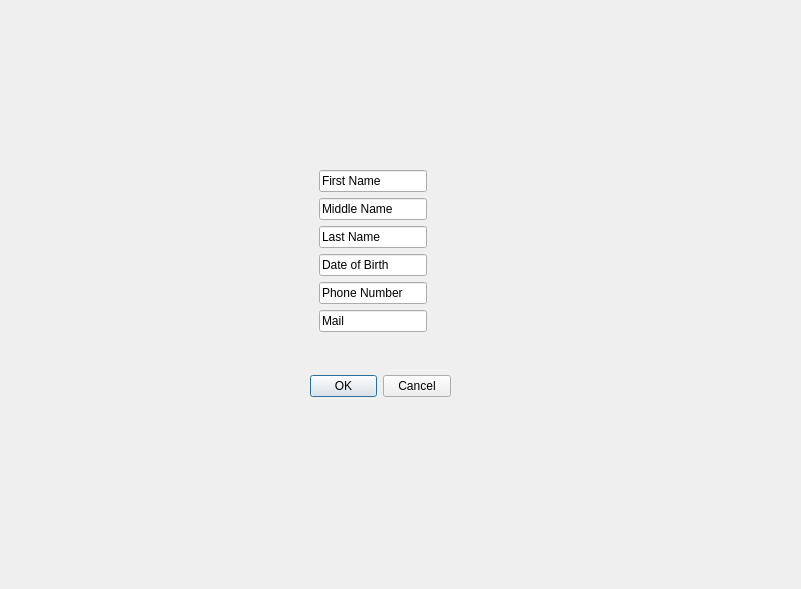
<?xml version="1.0" encoding="UTF-8"?>
<ui version="4.0">
 <class>ContactDialog</class>
 <widget class="QDialog" name="ContactDialog">
  <property name="geometry">
   <rect>
    <x>0</x>
    <y>0</y>
    <width>801</width>
    <height>589</height>
   </rect>
  </property>
  <property name="minimumSize">
   <size>
    <width>801</width>
    <height>589</height>
   </size>
  </property>
  <property name="windowTitle">
   <string>Dialog</string>
  </property>
  <property name="sizeGripEnabled">
   <bool>false</bool>
  </property>
  <widget class="QDialogButtonBox" name="buttonBox">
   <property name="geometry">
    <rect>
     <x>310</x>
     <y>370</y>
     <width>141</width>
     <height>32</height>
    </rect>
   </property>
   <property name="orientation">
    <enum>Qt::Orientation::Horizontal</enum>
   </property>
   <property name="standardButtons">
    <set>QDialogButtonBox::StandardButton::Cancel|QDialogButtonBox::StandardButton::Ok</set>
   </property>
  </widget>
  <widget class="QWidget" name="formLayoutWidget">
   <property name="geometry">
    <rect>
     <x>319</x>
     <y>170</y>
     <width>131</width>
     <height>198</height>
    </rect>
   </property>
   <layout class="QFormLayout" name="formLayout">
    <item row="7" column="0">
     <widget class="QLineEdit" name="lineEditEmail">
      <property name="text">
       <string>Mail</string>
      </property>
     </widget>
    </item>
    <item row="5" column="0">
     <widget class="QLineEdit" name="lineEditDate">
      <property name="text">
       <string>Date of Birth</string>
      </property>
     </widget>
    </item>
    <item row="6" column="0">
     <widget class="QLineEdit" name="lineEditPhoneNumber">
      <property name="text">
       <string>Phone Number</string>
      </property>
     </widget>
    </item>
    <item row="4" column="0">
     <widget class="QLineEdit" name="lineEditLastName">
      <property name="text">
       <string>Last Name</string>
      </property>
     </widget>
    </item>
    <item row="3" column="0">
     <widget class="QLineEdit" name="lineEditMiddleName">
      <property name="text">
       <string>Middle Name</string>
      </property>
     </widget>
    </item>
    <item row="2" column="0">
     <widget class="QLineEdit" name="lineEditFirstName">
      <property name="text">
       <string>First Name</string>
      </property>
     </widget>
    </item>
   </layout>
  </widget>
 </widget>
 <resources/>
 <connections>
  <connection>
   <sender>buttonBox</sender>
   <signal>accepted()</signal>
   <receiver>ContactDialog</receiver>
   <slot>accept()</slot>
   <hints>
    <hint type="sourcelabel">
     <x>248</x>
     <y>254</y>
    </hint>
    <hint type="destinationlabel">
     <x>157</x>
     <y>274</y>
    </hint>
   </hints>
  </connection>
  <connection>
   <sender>buttonBox</sender>
   <signal>rejected()</signal>
   <receiver>ContactDialog</receiver>
   <slot>reject()</slot>
   <hints>
    <hint type="sourcelabel">
     <x>316</x>
     <y>260</y>
    </hint>
    <hint type="destinationlabel">
     <x>286</x>
     <y>274</y>
    </hint>
   </hints>
  </connection>
 </connections>
</ui>
